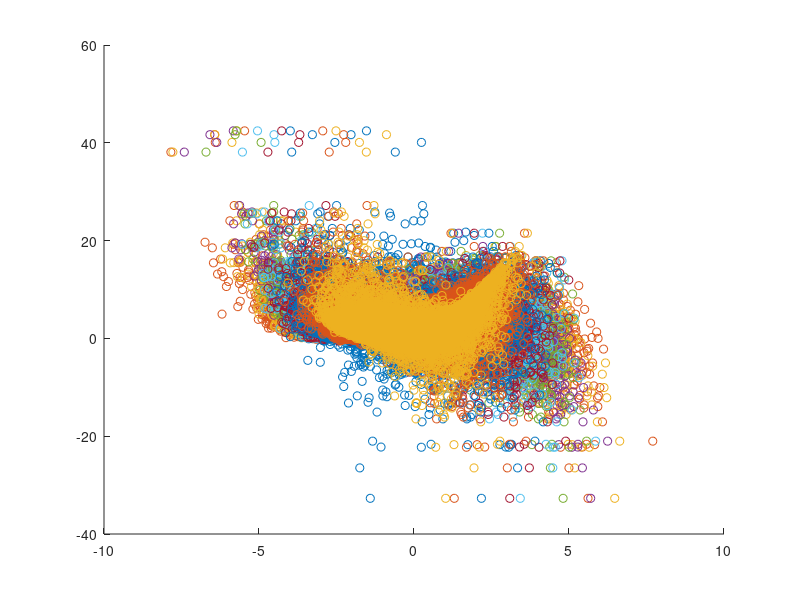
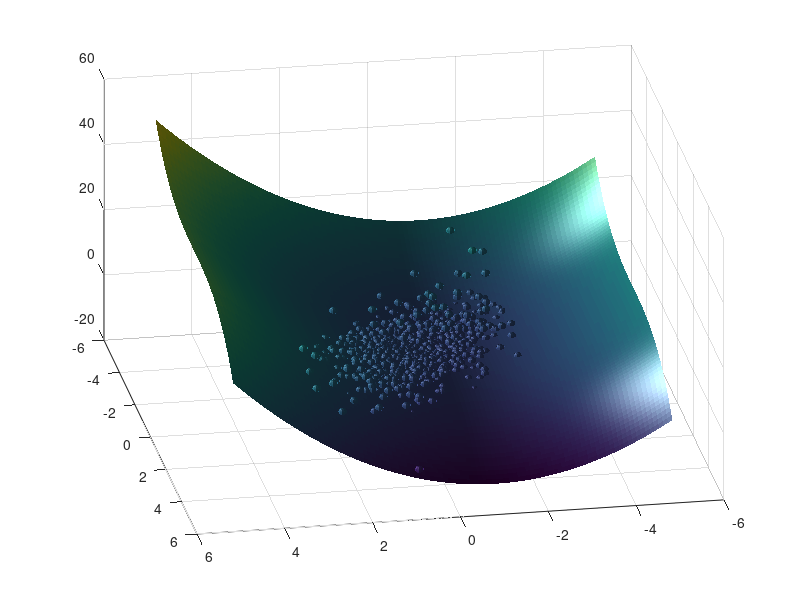

Here is the MATLAB script that generated these plots, in order: (Note: this script raises an error after producing the figures.)
%% TEST FILE FOR ILLUSTRATION

% This file show how the internal predia files are used in a test example.

clear all
n_mc = 30000;

%%%%%%%%%%%%%%%%%%%%%%%%%%%%%%%%%%%%%%%%%%%%%%%%%%%%%%%%%%%%%%%%%%%%%%%%%%
%%% SIMPLE NON LINEAR MODEL %%%%%%%%%%%%%%%%%%%%%%%%%%%%%%%%%%%%%%%%%%%%%%
% with relevant parameters 1 and 7
% other parameter are only pseudo parameter
% parameter 10 is independent to the output
input = randn(1,n_mc);
%simluation different less dependent input parameter
for i= 2:9
    input(i,:) = input(i-1,:) + randn(1,n_mc).*0.5;
end
input(10,:) =randn(1,n_mc);

output = (input(1,:)+1).^2 - (.5 .* input(7,:) + randn(1,n_mc).* .25).^3 + randn(1,n_mc).* 0.2;
%%%%%%%%%%%%%%%%%%%%%%%%%%%%%%%%%%%%%%%%%%%%%%%%%%%%%%%%%%%%%%%%%%%%%%%%%%
%%%%%%%%%%%%%%%%%%%%%%%%%%%%%%%%%%%%%%%%%%%%%%%%%%%%%%%%%%%%%%%%%%%%%%%%%%
    figure(1)
    clf
    hold on
for i = 1:10

    scatter(input(11-i,:),output)
end

[X1,X2] = meshgrid(-5:.1:5,-5:.1:5)
%%
figure(4)
clf
surf(X1,X2,(X1+1).^2 - (.5 .* X2).^3)
[X,Y,Z] = sphere(10);
X = X./10;
Y = Y./10;

hold on
for i = 1:1000
    surf(input(1,i)+X,input(5,i)+Y,output(i)+Z)
end
shading flat
light
view(-190,37)
% scatter3(input(1,:),input(5,:),output,50,output,'filled')
%% single measurement
ctrl = [];
% ctrl.no_err_marg = 0;
for i= 1:10
    [cond_var(i),ESS] = expect_cond_var_predia(ctrl, input(i,:),input(i,1:2000), 0.5,output,0.2);
end
prior_var = var(output);

figure(2)
clf
plot(prior_var- cond_var)
ylim([0 5])
xlabel('given input')
ylabel('variance reduction')
legend('one obs.')

%% two measurements

for i= 1:10
    comb_input = [input(1,:) ; input(i,:)]; % fixed first observation
    [cond_var_comb2(i),ESS] = expect_cond_var_predia(ctrl, comb_input ,comb_input(:,1:2000), [0.5; 0.5] ,output,0.2);
end

figure(2)
hold on

plot(1:10,prior_var- cond_var_comb2(1:10),'r')
xlabel('given input')
ylabel('variance reduction')

legend({'one obs.','two obs.'})